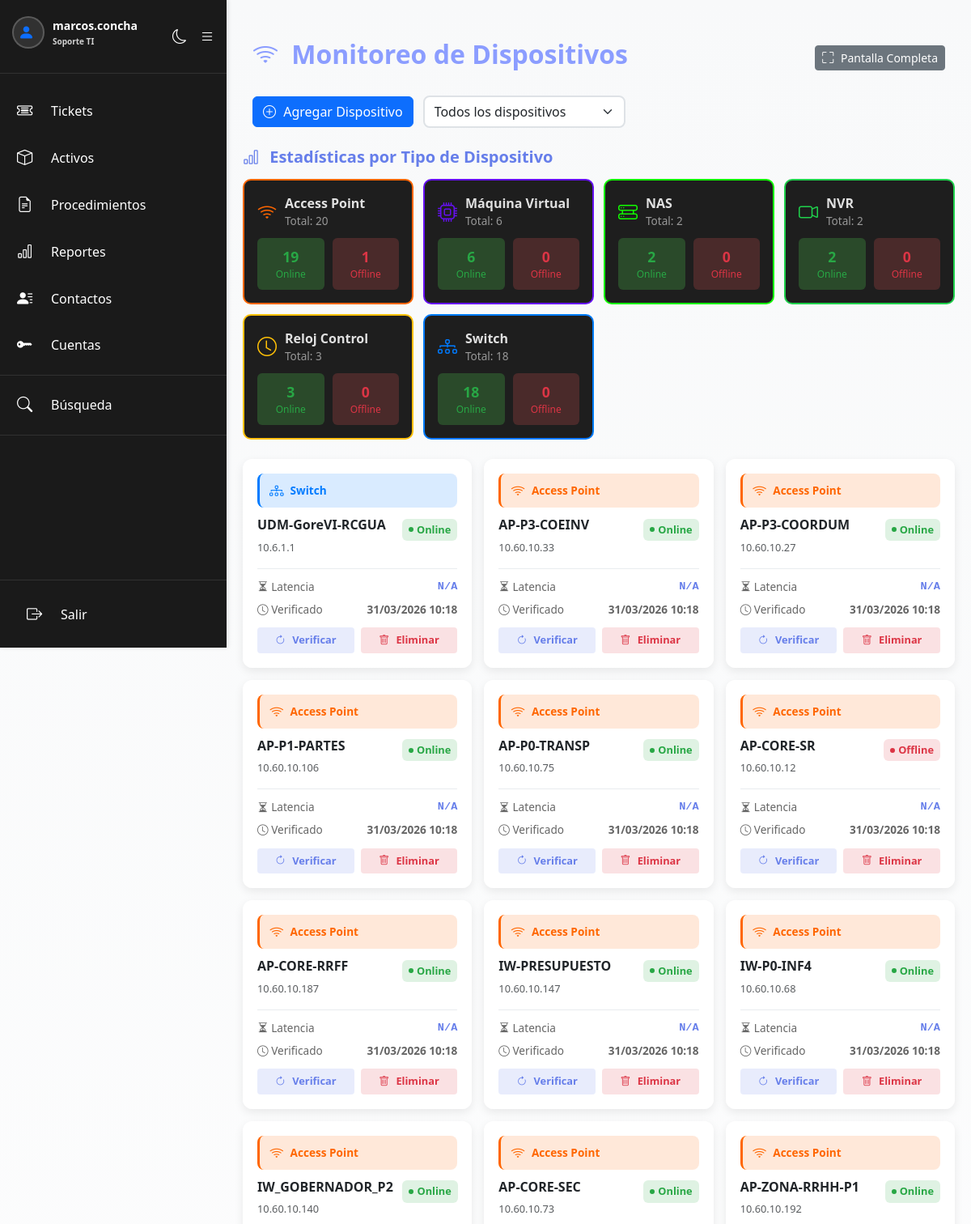
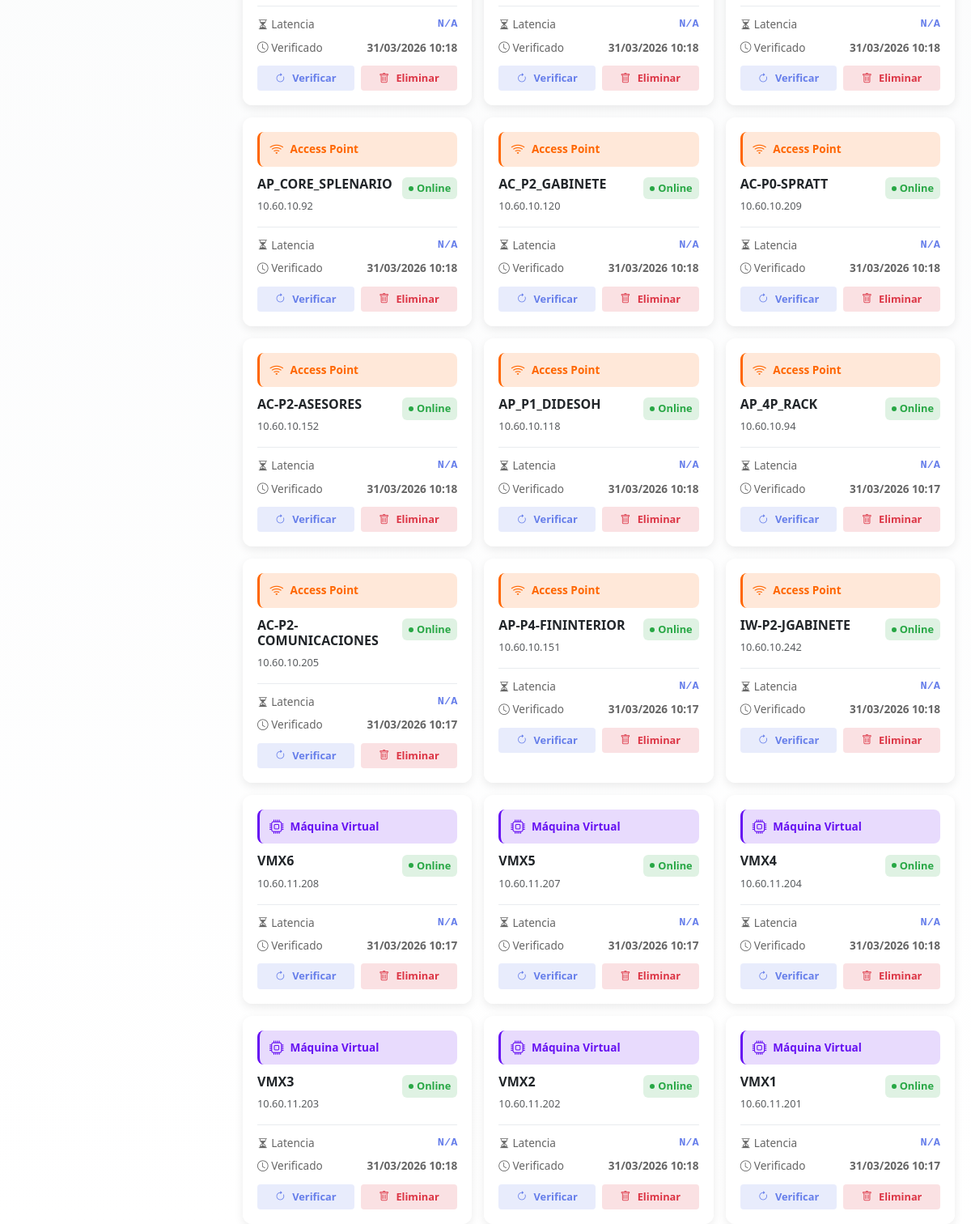
Page /monitoreo.php (signed in) on the committed database (2 pictures, top to bottom).
### tables this page shows
CREATE TABLE `dispositivos_monitoreo` (
  `id` int NOT NULL AUTO_INCREMENT,
  `ip` varchar(15) NOT NULL,
  `nombre` varchar(255) NOT NULL,
  `descripcion` text,
  `tipo_dispositivo_id` int DEFAULT NULL,
  `estado` varchar(50) DEFAULT 'desconocido',
  `fecha_ultima_verificacion` timestamp NULL DEFAULT NULL,
  `fecha_creacion` timestamp NOT NULL DEFAULT CURRENT_TIMESTAMP,
  `usuario_creador` int NOT NULL,
  `activo` tinyint DEFAULT '1',
  PRIMARY KEY (`id`),
  UNIQUE KEY `ip` (`ip`),
  KEY `usuario_creador` (`usuario_creador`),
  KEY `fk_tipo_dispositivo` (`tipo_dispositivo_id`),
  CONSTRAINT `dispositivos_monitoreo_ibfk_1` FOREIGN KEY (`usuario_creador`) REFERENCES `users` (`id`) ON DELETE CASCADE,
  CONSTRAINT `fk_tipo_dispositivo` FOREIGN KEY (`tipo_dispositivo_id`) REFERENCES `tipos_dispositivos` (`id`) ON DELETE SET NULL
);

CREATE TABLE `tipos_dispositivos` (
  `id` int NOT NULL AUTO_INCREMENT,
  `nombre` varchar(100) NOT NULL,
  `color` varchar(7) NOT NULL DEFAULT '#6c757d',
  `icono` varchar(50) NOT NULL DEFAULT 'bi-device-hdd',
  `fecha_creacion` timestamp NOT NULL DEFAULT CURRENT_TIMESTAMP,
  PRIMARY KEY (`id`),
  UNIQUE KEY `nombre` (`nombre`)
);

### monitoreo.php (the view, shortened to what this page needs)
<?php
require_once 'includes/config.php';
$dispositivos = [];
$tipos_dispositivos = [];
try {
    $stmt = $conexion->prepare("SELECT id, nombre, color, icono FROM tipos_dispositivos ORDER BY nombre ASC");
    $stmt->execute();
    $tipos_dispositivos = $stmt->fetchAll(PDO::FETCH_ASSOC);
} catch (PDOException $e) {
    $error = "Error al obtener tipos de dispositivos: " . $e->getMessage();
}
try {
    $query = "
        SELECT d.*, u.username as usuario_nombre, t.nombre as tipo_nombre, t.color, t.icono
        FROM dispositivos_monitoreo d
        JOIN users u ON d.usuario_creador = u.id
        LEFT JOIN tipos_dispositivos t ON d.tipo_dispositivo_id = t.id
        WHERE d.activo = 1
    ";
    $params = [];
    $query .= " ORDER BY d.fecha_creacion DESC";
    $stmt = $conexion->prepare($query);
    $stmt->execute($params);
    $dispositivos = $stmt->fetchAll(PDO::FETCH_ASSOC);
} catch (PDOException $e) {
    $error = "Error al obtener dispositivos: " . $e->getMessage();
}
$estadisticas_tipo = [];
try {
    $stmt = $conexion->prepare("
        SELECT
            COALESCE(t.id, 0) as tipo_id,
            COALESCE(t.nombre, 'Sin clasificar') as tipo_nombre,
            COALESCE(t.color, '#6c757d') as color,
            COALESCE(t.icono, 'bi-device-hdd') as icono,
            COUNT(d.id) as total,
            SUM(CASE WHEN d.estado = 'online' THEN 1 ELSE 0 END) as online_count,
            SUM(CASE WHEN d.estado = 'offline' THEN 1 ELSE 0 END) as offline_count
        FROM dispositivos_monitoreo d
        LEFT JOIN tipos_dispositivos t ON d.tipo_dispositivo_id = t.id
        WHERE d.activo = 1
        GROUP BY t.id, t.nombre, t.color, t.icono
        ORDER BY t.nombre ASC
    ");
    $stmt->execute();
    $estadisticas_tipo = $stmt->fetchAll(PDO::FETCH_ASSOC);
} catch (PDOException $e) {
    $error = "Error al obtener estadísticas: " . $e->getMessage();
}
$fullscreen = isset($_GET['fullscreen']) && $_GET['fullscreen'] === '1';
?>
<!DOCTYPE html>
<html lang="es" id="htmlRoot">
<head>
    <link href="https://cdn.jsdelivr.net/npm/bootstrap@5.3.8/dist/css/bootstrap.min.css" rel="stylesheet">
    <link rel="stylesheet" href="https://cdn.jsdelivr.net/npm/bootstrap-icons@1.11.3/font/bootstrap-icons.min.css">
    <link href="css/dark-mode.css" rel="stylesheet">
</head>
<body
<?php echo $fullscreen ? 'class="fullscreen-mode"' : ''; ?>>
    <?php if (!$fullscreen): ?>
    <?php include 'includes/sidebar.php'; ?>
    <?php endif; ?>
    <div class="container mt-5">
        <div class="row mb-4">
            <div class="col-12">
                <div style="display: flex; justify-content: space-between; align-items: center;">
                    <h1><i class="bi bi-wifi"></i> Monitoreo de Dispositivos</h1>
                    <div style="display: flex; gap: 8px;">
                        <button class="btn btn-secondary btn-sm" onclick="abrirFullscreen()" title="Pantalla completa para exposición">
                            <i class="bi bi-fullscreen"></i> Pantalla Completa
                        </button>
                    </div>
                </div>
            </div>
        </div>
        <div class="row mb-4">
            <div class="col-12">
                <div style="display: flex; gap: 12px; align-items: center; flex-wrap: wrap;">
                    <button class="btn btn-primary" data-bs-toggle="modal" data-bs-target="#modalAgregar">
                        <i class="bi bi-plus-circle"></i> Agregar Dispositivo
                    </button>
                    <?php if (!empty($tipos_dispositivos)): ?>
                    <select class="form-select" style="max-width: 250px;" onchange="if(this.value) location.href='monitoreo.php?tipo=' + this.value; else location.href='monitoreo.php';">
                        <option value="">
                            <i class="bi bi-list"></i> Todos los dispositivos
                        </option>
                    </select>
                    <?php endif; ?>
                </div>
            </div>
        </div>
        <?php if (!empty($estadisticas_tipo)): ?>
        <div class="mb-4">
            <h5 style="color: #667eea; font-weight: 700; margin-bottom: 15px;">
                <i class="bi bi-bar-chart"></i> Estadísticas por Tipo de Dispositivo
            </h5>
            <div style="display: grid; grid-template-columns: repeat(auto-fill, minmax(200px, 1fr)); gap: 12px;">
                <?php foreach ($estadisticas_tipo as $stat): ?>
                <div style="background: #1e1e1e; border: 2px solid <?php echo $stat['color']; ?>; padding: 16px; border-radius: 10px; cursor: pointer;" onclick="location.href='monitoreo.php?tipo=<?php echo $stat['tipo_id']; ?>'">
                    <div style="display: flex; align-items: center; gap: 10px; margin-bottom: 10px;">
                        <i class="bi <?php echo htmlspecialchars($stat['icono']); ?>" style="font-size: 1.5rem; color: <?php echo $stat['color']; ?>;"></i>
                        <div>
                            <div style="font-weight: 700; color: #e0e0e0;">
                                <?php echo htmlspecialchars($stat['tipo_nombre']); ?>
                            </div>
                            <div style="font-size: 0.85rem; color: #999;">
                                Total: <?php echo $stat['total']; ?>
                            </div>
                        </div>
                    </div>
                    <div style="display: flex; gap: 10px; margin-top: 10px;">
                        <div style="flex: 1; padding: 10px; background: #2a4a2a; border-radius: 6px; text-align: center; cursor: pointer; transition: all 0.2s;" onclick="event.stopPropagation(); location.href='monitoreo.php?tipo=<?php echo $stat['tipo_id']; ?>&estado=online'" onmouseover="this.style.background='#3a5a3a'" onmouseout="this.style.background='#2a4a2a'">
                            <div style="font-weight: 700; color: #28a745; font-size: 1.1rem;"><?php echo $stat['online_count']; ?></div>
                            <div style="font-size: 0.75rem; color: #28a745;">Online</div>
                        </div>
                        <div style="flex: 1; padding: 10px; background: #4a2a2a; border-radius: 6px; text-align: center; cursor: pointer; transition: all 0.2s;" onclick="event.stopPropagation(); location.href='monitoreo.php?tipo=<?php echo $stat['tipo_id']; ?>&estado=offline'" onmouseover="this.style.background='#5a3a3a'" onmouseout="this.style.background='#4a2a2a'">
                            <div style="font-weight: 700; color: #dc3545; font-size: 1.1rem;"><?php echo $stat['offline_count']; ?></div>
                            <div style="font-size: 0.75rem; color: #dc3545;">Offline</div>
                        </div>
                    </div>
                </div>
                <?php endforeach; ?>
            </div>
        </div>
        <?php endif; ?>
        <?php if (empty($dispositivos)): ?>
            <div class="alert alert-info">
                <i class="bi bi-info-circle"></i> No hay dispositivos siendo monitoreados.
                <button class="btn btn-sm btn-info ms-2" data-bs-toggle="modal" data-bs-target="#modalAgregar">
                    Agregar el primero
                </button>
            </div>
        <?php else: ?>
            <div style="display: grid; grid-template-columns: repeat(auto-fill, minmax(280px, 1fr)); gap: 15px;" id="containerDispositivos">
                <?php foreach ($dispositivos as $dispositivo): ?>
                    <div class="card dispositivo-card h-100" id="device-<?php echo $dispositivo["id"]; ?>" style="border: none; box-shadow: 0 4px 12px rgba(0,0,0,0.08); border-radius: 12px; cursor: pointer;" onclick="abrirEditarDispositivo(<?php echo htmlspecialchars(json_encode($dispositivo), ENT_QUOTES, 'UTF-8'); ?>)">
                        <div class="card-body" style="padding: 18px;">
                            <?php if ($dispositivo['tipo_nombre']): ?>
                            <div style="display: flex; align-items: center; gap: 8px; margin-bottom: 12px; background: color-mix(in srgb, <?php echo htmlspecialchars($dispositivo['color']); ?> 15%, transparent); padding: 8px 12px; border-radius: 8px; border-left: 3px solid <?php echo htmlspecialchars($dispositivo['color']); ?>;">
                                <i class="bi <?php echo htmlspecialchars($dispositivo['icono']); ?>" style="font-size: 1.1rem; color: <?php echo htmlspecialchars($dispositivo['color']); ?>;"></i>
                                <span style="font-size: 0.85rem; font-weight: 600; color: <?php echo htmlspecialchars($dispositivo['color']); ?>;">
                                    <?php echo htmlspecialchars($dispositivo['tipo_nombre']); ?>
                                </span>
                            </div>
                            <?php endif; ?>
                            <div style="display: flex; justify-content: space-between; align-items: start; margin-bottom: 15px;">
                                <div style="flex: 1;">
                                    <h5 class="card-title mb-1" style="font-size: 1rem; font-weight: 700;"><?php echo htmlspecialchars($dispositivo["nombre"]); ?></h5>
                                    <small class="text-muted" style="font-size: 0.8rem;"><?php echo htmlspecialchars($dispositivo["ip"]); ?></small>
                                </div>
                                <div id="status-<?php echo $dispositivo["id"]; ?>" data-estado="<?php echo $estado; ?>" style="min-width: 80px; text-align: right;">
                                    <?php
                                    $estado = $dispositivo["estado"];
                                    if ($estado === "online") {
                                        echo '<span style="display: inline-flex; align-items: center; gap: 4px; background: rgba(40, 167, 69, 0.15); color: #28a745; padding: 4px 8px; border-radius: 6px; font-size: 0.8rem; font-weight: 600;"><span style="width: 6px; height: 6px; background: #28a745; border-radius: 50%; animation: pulse 2s infinite;"></span>Online</span>';
                                    } elseif ($estado === "offline") {
                                        echo '<span style="display: inline-flex; align-items: center; gap: 4px; background: rgba(220, 53, 69, 0.15); color: #dc3545; padding: 4px 8px; border-radius: 6px; font-size: 0.8rem; font-weight: 600;"><span style="width: 6px; height: 6px; background: #dc3545; border-radius: 50%;"></span>Offline</span>';
                                    } else {
                                        echo '<span style="display: inline-flex; align-items: center; gap: 4px; background: rgba(108, 117, 125, 0.15); color: #666; padding: 4px 8px; border-radius: 6px; font-size: 0.8rem; font-weight: 600;"><span class="spinner-border spinner-border-sm" style="width: 6px; height: 6px;"></span>...</span>';
                                    }
                                    ?>
                                </div>
                            </div>
                            <div style="border-top: 1px solid #e9ecef; padding-top: 12px; margin-bottom: 12px;">
                                <div style="display: flex; justify-content: space-between; margin-bottom: 8px;">
                                    <span style="font-size: 0.85rem; color: #666;"><i class="bi bi-hourglass-split"></i> Latencia</span>
                                    <span style="font-size: 0.85rem; font-weight: 600; color: #667eea; font-family: 'Courier New', monospace;" id="latencia-<?php echo $dispositivo["id"]; ?>">N/A</span>
                                </div>
                                <div style="display: flex; justify-content: space-between;">
                                    <span style="font-size: 0.85rem; color: #666;"><i class="bi bi-clock"></i> Verificado</span>
                                    <span style="font-size: 0.85rem; font-weight: 600; color: #666;" id="fecha-<?php echo $dispositivo["id"]; ?>">
                                        <?php
                                        if ($dispositivo["fecha_ultima_verificacion"]) {
                                            $fecha = new DateTime($dispositivo["fecha_ultima_verificacion"]);
                                            echo $fecha->format('d/m/Y H:i');
                                        } else {
                                            echo "Nunca";
                                        }
                                        ?>
                                    </span>
                                </div>
                            </div>
                            <div style="display: flex; gap: 8px;">
                                <button type="button" class="btn btn-sm" style="flex: 1; background: rgba(102, 126, 234, 0.15); color: #667eea; border: none; font-size: 0.8rem; font-weight: 600; padding: 6px;" onclick="event.stopPropagation(); verificarAhora(<?php echo $dispositivo['id']; ?>)">
                                    <i class="bi bi-arrow-clockwise"></i> Verificar
                                </button>
                                <button type="button" class="btn btn-sm" style="flex: 1; background: rgba(220, 53, 69, 0.15); color: #dc3545; border: none; font-size: 0.8rem; font-weight: 600; padding: 6px;" onclick="event.stopPropagation(); confirmarEliminar(<?php echo $dispositivo['id']; ?>)">
                                    <i class="bi bi-trash"></i> Eliminar
                                </button>
                            </div>
                        </div>
                    </div>
                <?php endforeach; ?>
            </div>
        <?php endif; ?>
    </div>
</body>
</html>

### css/dark-mode.css (style rules this page uses)
* { animation-duration: 0s !important; animation-delay: 0s !important; transition-duration: 0s !important; transition-delay: 0s !important; }
body { background-color: var(--bs-body-bg); color: var(--bs-body-color); }
.card { background-color: var(--bs-body-bg); color: var(--bs-body-color); border: 1px solid var(--bs-border-color); }
.form-control, .form-select { background-color: var(--bs-body-bg) !important; color: var(--bs-body-color) !important; border: 1px solid var(--bs-border-color); }
.btn .bi { margin-right: 5px; }
.btn-primary .bi { color: inherit; }
h1 .bi, h2 .bi, h3 .bi, h4 .bi, h5 .bi, h6 .bi { margin-right: 8px; }
.card { border-radius: 12px; overflow: hidden; }
.card-body { background: var(--bs-body-bg); color: var(--bs-body-color); }
.form-control, .form-select { border-radius: 8px; border: 2px solid #dee2e6; }

### monitoreo.php (style rules this page uses)
body { background: linear-gradient(to bottom, #f8f9fa, #ffffff); }
.container { margin-top: 20px; padding-left: 20px; padding-right: 20px; }
h1, h2, h3 { color: #8b9dff; font-weight: 700; font-family: 'Segoe UI', Tahoma, Geneva, Verdana, sans-serif; }
h1 { font-size: 2rem; }
.dispositivo-card { border-radius: 12px; border: none; box-shadow: 0 2px 8px rgba(0,0,0,0.1); transition: all 0.3s ease; }
.row { margin-right: 0 !important; margin-left: 0 !important; }

### includes/sidebar.php (style rules this page uses)
:root { --sidebar-width: 280px; --sidebar-collapsed-width: 80px; --sidebar-bg-dark: #0f1419; --sidebar-bg-light: #f8f9fa; }
body { margin-left: var(--sidebar-width); }

### rows in the picture
dispositivos_monitoreo: tipo_dispositivo.nombre "Switch", nombre "UDM-GoreVI-RCGUA", ip "10.6.1.1", estado "online" (drawn), fecha_ultima_verificacion "31/03/2026 10:18"
dispositivos_monitoreo: tipo_dispositivo.nombre "Access Point", nombre "AP-P3-COEINV", ip "10.60.10.33", estado "online" (drawn), fecha_ultima_verificacion "31/03/2026 10:18"
dispositivos_monitoreo: tipo_dispositivo.nombre "Access Point", nombre "AP-P3-COORDUM", ip "10.60.10.27", estado "online" (drawn), fecha_ultima_verificacion "31/03/2026 10:18"
dispositivos_monitoreo: tipo_dispositivo.nombre "Access Point", nombre "AP-P1-PARTES", ip "10.60.10.106", estado "online" (drawn), fecha_ultima_verificacion "31/03/2026 10:18"
dispositivos_monitoreo: tipo_dispositivo.nombre "Access Point", nombre "AP-P0-TRANSP", ip "10.60.10.75", estado "online" (drawn), fecha_ultima_verificacion "31/03/2026 10:18"
dispositivos_monitoreo: tipo_dispositivo.nombre "Access Point", nombre "AP-CORE-SR", ip "10.60.10.12", estado "offline" (drawn), fecha_ultima_verificacion "31/03/2026 10:18"
dispositivos_monitoreo: tipo_dispositivo.nombre "Access Point", nombre "AP-CORE-RRFF", ip "10.60.10.187", estado "online" (drawn), fecha_ultima_verificacion "31/03/2026 10:18"
dispositivos_monitoreo: tipo_dispositivo.nombre "Access Point", nombre "IW-PRESUPUESTO", ip "10.60.10.147", estado "online" (drawn), fecha_ultima_verificacion "31/03/2026 10:18"
dispositivos_monitoreo: tipo_dispositivo.nombre "Access Point", nombre "IW-P0-INF4", ip "10.60.10.68", estado "online" (drawn), fecha_ultima_verificacion "31/03/2026 10:18"
dispositivos_monitoreo: tipo_dispositivo.nombre "Access Point", nombre "IW_GOBERNADOR_P2", ip "10.60.10.140", estado "online" (drawn), fecha_ultima_verificacion "31/03/2026 10:18"
dispositivos_monitoreo: tipo_dispositivo.nombre "Access Point", nombre "AP-CORE-SEC", ip "10.60.10.73", estado "online" (drawn), fecha_ultima_verificacion "31/03/2026 10:18"
dispositivos_monitoreo: tipo_dispositivo.nombre "Access Point", nombre "AP-ZONA-RRHH-P1", ip "10.60.10.192", estado "online" (drawn), fecha_ultima_verificacion "31/03/2026 10:18"
dispositivos_monitoreo: tipo_dispositivo.nombre "Access Point", nombre "AP_CORE_SPLENARIO", ip "10.60.10.92", estado "online" (drawn), fecha_ultima_verificacion "31/03/2026 10:18"
dispositivos_monitoreo: tipo_dispositivo.nombre "Access Point", nombre "AC_P2_GABINETE", ip "10.60.10.120", estado "online" (drawn), fecha_ultima_verificacion "31/03/2026 10:18"
dispositivos_monitoreo: tipo_dispositivo.nombre "Access Point", nombre "AC-P0-SPRATT", ip "10.60.10.209", estado "online" (drawn), fecha_ultima_verificacion "31/03/2026 10:18"
dispositivos_monitoreo: tipo_dispositivo.nombre "Access Point", nombre "AC-P2-ASESORES", ip "10.60.10.152", estado "online" (drawn), fecha_ultima_verificacion "31/03/2026 10:18"
dispositivos_monitoreo: tipo_dispositivo.nombre "Access Point", nombre "AP_P1_DIDESOH", ip "10.60.10.118", estado "online" (drawn), fecha_ultima_verificacion "31/03/2026 10:18"
dispositivos_monitoreo: tipo_dispositivo.nombre "Access Point", nombre "AP_4P_RACK", ip "10.60.10.94", estado "online" (drawn), fecha_ultima_verificacion "31/03/2026 10:17"
dispositivos_monitoreo: tipo_dispositivo.nombre "Access Point", nombre "AC-P2-COMUNICACIONES", ip "10.60.10.205", estado "online" (drawn), fecha_ultima_verificacion "31/03/2026 10:17"
dispositivos_monitoreo: tipo_dispositivo.nombre "Access Point", nombre "AP-P4-FININTERIOR", ip "10.60.10.151", estado "online" (drawn), fecha_ultima_verificacion "31/03/2026 10:17"
dispositivos_monitoreo: tipo_dispositivo.nombre "Access Point", nombre "IW-P2-JGABINETE", ip "10.60.10.242", estado "online" (drawn), fecha_ultima_verificacion "31/03/2026 10:18"
dispositivos_monitoreo: tipo_dispositivo.nombre "Máquina Virtual", nombre "VMX6", ip "10.60.11.208", estado "online" (drawn), fecha_ultima_verificacion "31/03/2026 10:17"
dispositivos_monitoreo: tipo_dispositivo.nombre "Máquina Virtual", nombre "VMX5", ip "10.60.11.207", estado "online" (drawn), fecha_ultima_verificacion "31/03/2026 10:17"
dispositivos_monitoreo: tipo_dispositivo.nombre "Máquina Virtual", nombre "VMX4", ip "10.60.11.204", estado "online" (drawn), fecha_ultima_verificacion "31/03/2026 10:18"
dispositivos_monitoreo: tipo_dispositivo.nombre "Máquina Virtual", nombre "VMX3", ip "10.60.11.203", estado "online" (drawn), fecha_ultima_verificacion "31/03/2026 10:18"
dispositivos_monitoreo: tipo_dispositivo.nombre "Máquina Virtual", nombre "VMX2", ip "10.60.11.202", estado "online" (drawn), fecha_ultima_verificacion "31/03/2026 10:18"
dispositivos_monitoreo: tipo_dispositivo.nombre "Máquina Virtual", nombre "VMX1", ip "10.60.11.201", estado "online" (drawn), fecha_ultima_verificacion "31/03/2026 10:17"

### other values in the picture
$_SESSION["username"] "marcos.concha"
traducirRol($_SESSION["role"] ?? "viewer") "Soporte TI"
$stat['tipo_nombre'] "Access Point"
$stat['total'] "20"
$stat['online_count'] "19"
$stat['offline_count'] "1"
$stat['tipo_nombre'] "Máquina Virtual"
$stat['total'] "6"
$stat['online_count'] "6"
$stat['offline_count'] "0"
$stat['tipo_nombre'] "NAS"
$stat['total'] "2"
$stat['online_count'] "2"
$stat['tipo_nombre'] "NVR"
$stat['tipo_nombre'] "Reloj Control"
